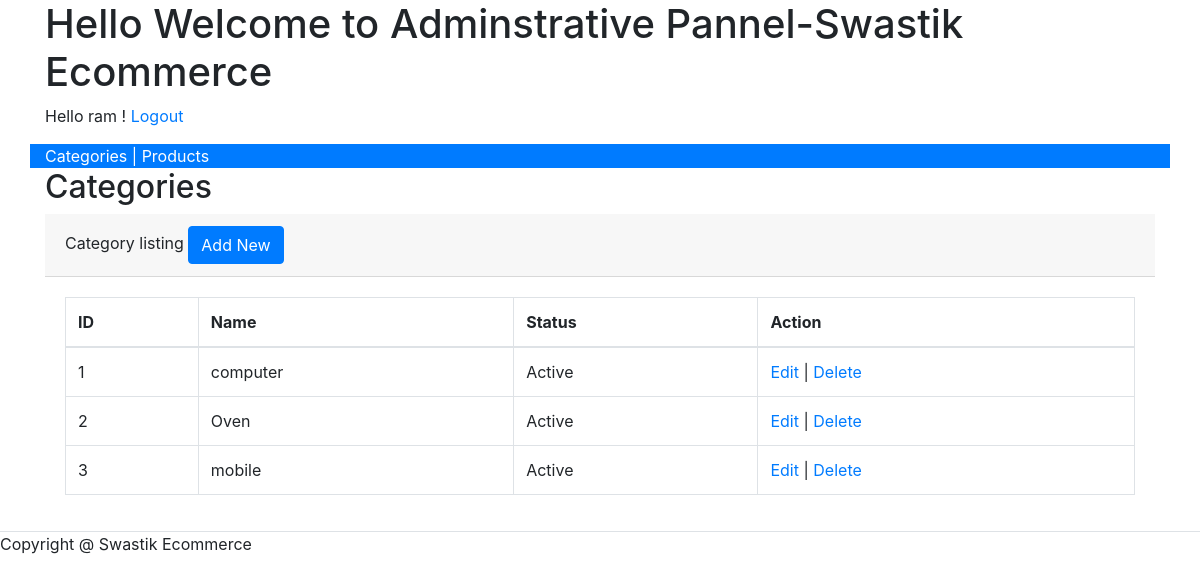
/admin/categories.php (signed in), run on the app's committed database.
### tables this page shows
CREATE TABLE `categories` (
  `id` int(11) NOT NULL,
  `name` varchar(200) NOT NULL,
  `description` text DEFAULT NULL,
  `status` tinyint(1) NOT NULL
);

### admin/categories.php (the view, shortened to what this page needs)
<?php
require_once "./logincheck.php";
$stmt= $con->prepare("SELECT * FROM categories");
$stmt->execute();
$categories = $stmt->fetchAll(PDO::FETCH_ASSOC);
?>
<!DOCTYPE html>
<html lang="en">
<head>
    <link rel="stylesheet" href="../css/bootstrap.css">
</head>
<body>
    <div class="container">
    <h1>Hello Welcome to Adminstrative Pannel-Swastik Ecommerce</h1>
    <p>
        Hello <?php echo $_SESSION['username'];?> !
        <a  onclick="return confirm('Are you sure to logout');" href="logout.php">Logout</a>
    </p>
     <?php require_once("./menus.php");?>
<div class="main" >
<h2> Categories</h2>
<div class="card-header">
    Category listing
    <a href="add_category.php" class="btn btn-primary">Add New</a>
</div>
<div class="card-body p-8">
    <table class="table table-bordered">
        <thead>
            <tr>
                <th>ID</th>
                <th>Name</th>
                <th>Status</th>
                <th>Action</th>
</tr>
</thead>
<tbody>
<?php
    foreach($categories as $category){
        ?>
        <tr>
            <td><?php echo $category['id'];?></td>
            <td><?php echo $category['name'];?></td>
            <td><?php echo $category['status']==1?'Active':'Inactive';?></td>
            <td>
                <a href="edit_category.php?id=<?php echo $category['id'];?>">Edit</a> |
                <a href="delete_category.php">Delete</a>
            </td>
        </tr>
        <?php
    }
    ?>
</tbody>
</table>
</div>
</div>
</div>
<div class="footer border-top">
    Copyright @ Swastik Ecommerce
</div>
</body>
</html>

### data on the page
categories: id "1", name "computer", status "Active"
categories: id "2", name "Oven", status "Active"
categories: id "3", name "mobile", status "Active"

### other printed values
$_SESSION['username'] "ram"
